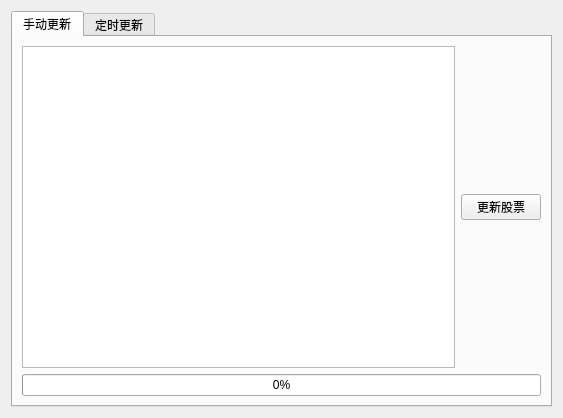
<?xml version="1.0" encoding="UTF-8"?>
<ui version="4.0">
 <class>Form</class>
 <widget class="QWidget" name="Form">
  <property name="windowModality">
   <enum>Qt::WindowModal</enum>
  </property>
  <property name="geometry">
   <rect>
    <x>0</x>
    <y>0</y>
    <width>563</width>
    <height>418</height>
   </rect>
  </property>
  <property name="sizePolicy">
   <sizepolicy hsizetype="Preferred" vsizetype="Preferred">
    <horstretch>0</horstretch>
    <verstretch>0</verstretch>
   </sizepolicy>
  </property>
  <property name="windowTitle">
   <string>Form</string>
  </property>
  <layout class="QHBoxLayout" name="horizontalLayout">
   <item>
    <widget class="QTabWidget" name="tabWidget">
     <property name="currentIndex">
      <number>0</number>
     </property>
     <widget class="QWidget" name="manuall">
      <attribute name="title">
       <string>手动更新</string>
      </attribute>
      <layout class="QVBoxLayout" name="verticalLayout_2">
       <item>
        <layout class="QVBoxLayout" name="verticalLayout">
         <item>
          <layout class="QHBoxLayout" name="horizontalLayout_2">
           <item>
            <widget class="QTextEdit" name="log_output">
             <property name="undoRedoEnabled">
              <bool>false</bool>
             </property>
             <property name="readOnly">
              <bool>true</bool>
             </property>
            </widget>
           </item>
           <item>
            <widget class="QPushButton" name="update_button">
             <property name="text">
              <string>更新股票</string>
             </property>
            </widget>
           </item>
          </layout>
         </item>
         <item>
          <widget class="QProgressBar" name="progressBar">
           <property name="value">
            <number>0</number>
           </property>
          </widget>
         </item>
        </layout>
       </item>
      </layout>
     </widget>
     <widget class="QWidget" name="ontime">
      <attribute name="title">
       <string>定时更新</string>
      </attribute>
      <layout class="QVBoxLayout" name="verticalLayout_4">
       <item>
        <widget class="QGroupBox" name="groupBox">
         <property name="title">
          <string>更新频率</string>
         </property>
         <property name="checkable">
          <bool>true</bool>
         </property>
         <property name="checked">
          <bool>false</bool>
         </property>
         <layout class="QVBoxLayout" name="verticalLayout_3">
          <item>
           <widget class="QRadioButton" name="radioButton">
            <property name="text">
             <string>每天</string>
            </property>
           </widget>
          </item>
          <item>
           <widget class="QRadioButton" name="radioButton_2">
            <property name="text">
             <string>每周</string>
            </property>
           </widget>
          </item>
          <item>
           <widget class="QRadioButton" name="radioButton_3">
            <property name="text">
             <string>每月</string>
            </property>
           </widget>
          </item>
          <item>
           <widget class="QRadioButton" name="radioButton_4">
            <property name="text">
             <string>程序启动时</string>
            </property>
           </widget>
          </item>
         </layout>
        </widget>
       </item>
      </layout>
     </widget>
    </widget>
   </item>
  </layout>
 </widget>
 <resources/>
 <connections/>
</ui>
